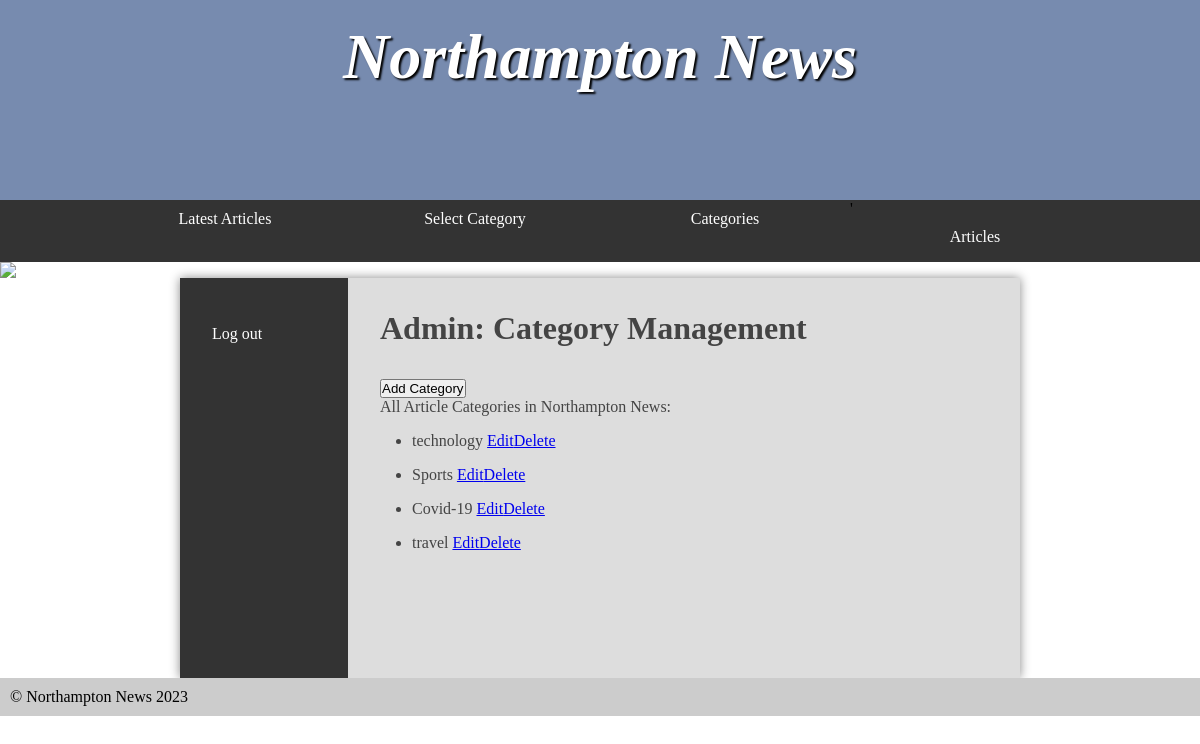
The page /adminCategories.php (signed in) on the database its author committed.
### tables this page shows
CREATE TABLE `category` (
  `id` int NOT NULL,
  `name` varchar(25) DEFAULT NULL
);

### adminCategories.php (the view, shortened to what this page needs)
<?php
require 'conn.php';
$articles = $pdo_db_connection->prepare('select * from category');
$articles->execute();
$articles = $articles->fetchAll();
require 'dc.php';
?>
<main>
    <nav>
        <ul>
            <li><a href="logout.php">Log out</a></li>
        </ul>
    </nav>
    <article>
        <h2>Admin: Category Management</h2>
        <a href = 'addCategory.php'><button>Add Category</button></a>
        <p>
            All Article Categories in Northampton News:
        </p>
       <ul>
        <?php
            foreach($articles as $r) {
                echo '<li>'.$r['name'].' <a href="editCategory.php?id='.$r['id'].'">Edit</a><a href="deleteCategory.php?id='.$r['id'].'">Delete</a></li>';
            }
        ?>
       </ul>
    </article>
</main>
<?php require 'footer.php';

### styles.css (style rules this page uses)
* { margin: 0; padding: 0; }
html { font-family: 'Oxygen-Regular', times, verdana, sans-serif; }
body { background-color: #fff; }
nav { width: 100%; background-color: #333; overflow: auto; }
nav ul { width: 1000px; margin: auto; display: block; list-style-type: none; }
nav ul li { width: 25%; float: left; overflow: auto; text-align: center; }
nav a { color: white; padding-top: 10px; display: block; text-decoration: none; }
main { min-height: 50vh; background-color: #ddd; width: 70vw; display: block; margin: auto; box-shadow: 0px 0px 10px #888; color:#444; }
main h2 { font-size:2em; }
p, li, h2 { margin-bottom: 1em; }
ul { margin-left: 2em; }
main { display: table; }
main > article { display: table-cell; padding: 2em; }
main > nav { display: table-cell; width: 20%; padding: 2em; }
main > nav li { float: none; width: auto; text-align: left; }
main > nav ul { width: auto; }

### rows shown on the page
category: name "technology"
category: name "Sports"
category: name "Covid-19"
category: name "travel"
